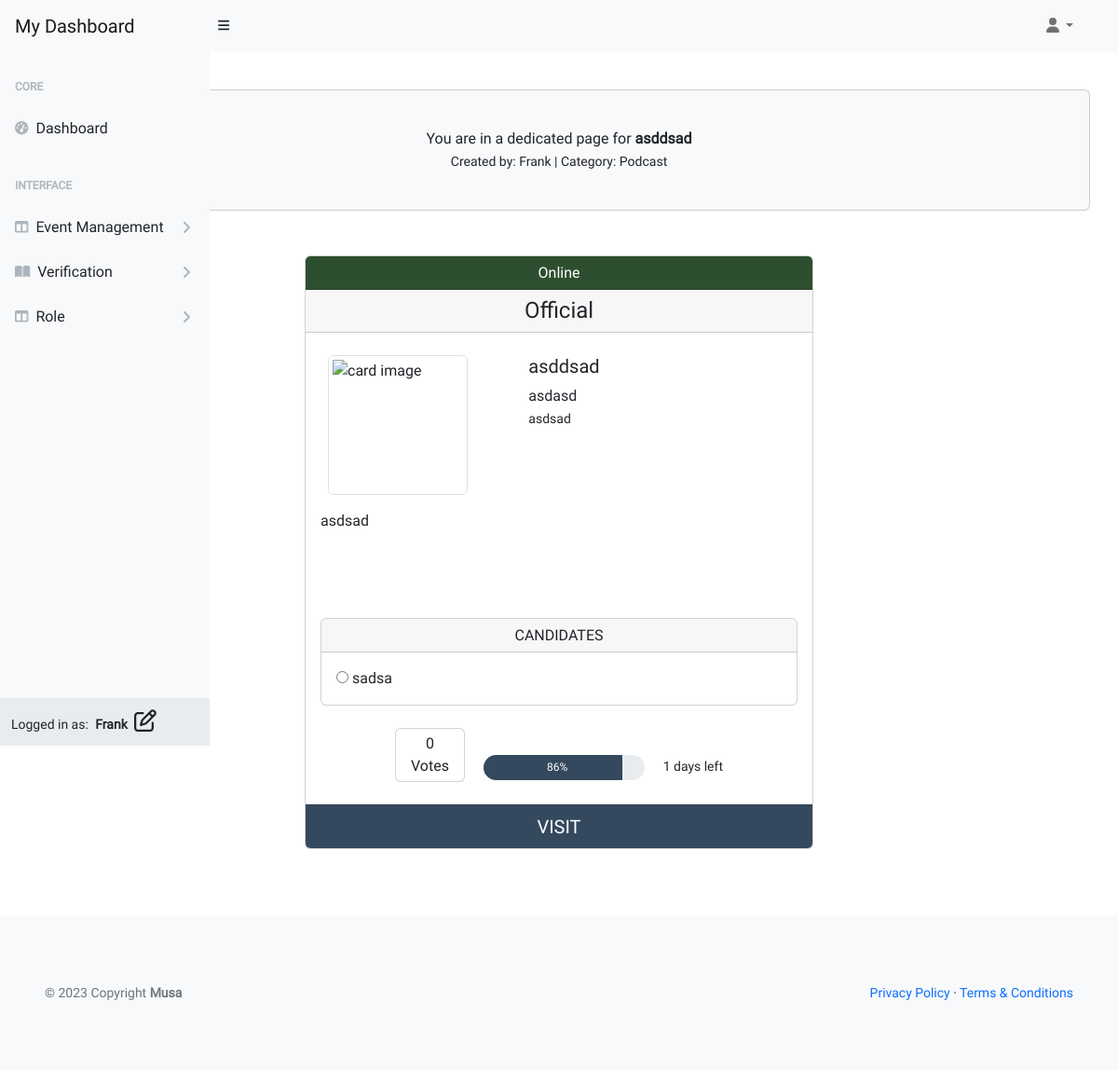
The app's page /user/single/asddsad/ (signed in), older data.
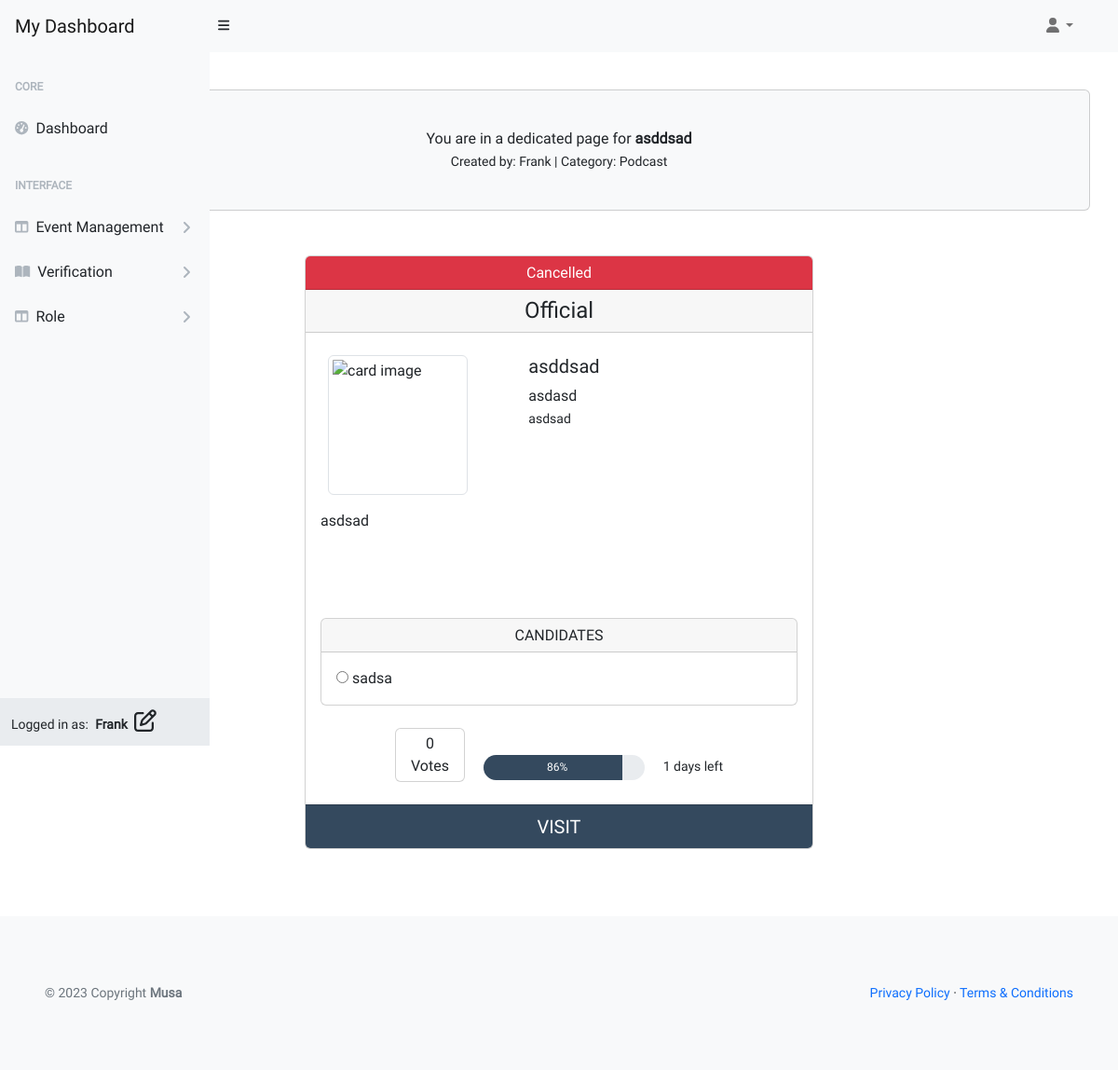
The same page, newer data.
### vote_management/models.py (models this page shows, shortened)
class VoteCard(models.Model):
    title = models.CharField(max_length=20, unique=True)
    slug = models.SlugField(max_length=200, unique=True)
    author = models.ForeignKey(
        'musa.UserProfile', on_delete=models.CASCADE, related_name="card_author")
    category = models.ForeignKey(
        Category, on_delete=models.CASCADE, related_name="categories")
    mission = models.CharField(max_length=20)
    location = models.CharField(max_length=20)
    description = models.TextField(max_length=258)
    expire = models.DateField()
    event_image = CloudinaryField('image', default='placeholder')
    vote_record = models.ManyToManyField('musa.UserProfile', through='VoteRecord',
                                         related_name='user_votes', blank=True)
    candidates = models.ManyToManyField('ElectedPerson', related_name='vote_cards',
                                        blank=True)
    status = models.IntegerField(choices=STATUS, default=0)
    excerpt = models.TextField(blank=True)
    type = models.IntegerField(choices=CARD_TYPE, default=0)
    created_on = models.DateField(auto_now_add=True)
    class Meta:
        ordering = ['-created_on']
    def number_of_votes(self):
        return self.vote_record.count()

class Category(models.Model):
    category_name = models.CharField(max_length=50, unique=True)
    class Meta:
        ordering = ['category_name']
        verbose_name_plural = "Categories"
    def __str__(self):
        return self.category_name

### musa/models.py (models this page shows)
class UserProfile(AbstractUser):
    verified = models.BooleanField(default=False)
    role = models.IntegerField(choices=ROLES, default=0)
    user_card = models.ManyToManyField(
        'vote_management.VoteCard', through='vote_management.VoteRecord', related_name='user_cards')
    class Meta:
        ordering = ['username']
    def __str__(self):
        return self.username

### vote_management/views.py (the view)
# urls.py: path('user/single/<slug:slug>/', UserSingleView.as_view(),
class UserSingleView(UserRequiredMixin, View):
    def get(self, request, slug, *args, **kwargs):
        queryset = VoteCard.objects.order_by('-created_on')
        event = get_object_or_404(queryset, slug=slug)
        candidates = event.candidates.all()
        now = timezone.now().date()
        total_duration = 0.01 + \
            (event.expire - event.created_on).days
        elapsed_time = (now - event.created_on).days
        event.progress = format(
            (elapsed_time / total_duration) * 100, '.0f')
        event.time_left = format(
            total_duration - elapsed_time, '.0f')
        if request.user.is_authenticated:
            has_voted = VoteRecord.objects.filter(
                voter=request.user, vote_card=event).exists()
        else:
            has_voted = False
        return render(request, "single_card_user.html",
                      {
                          "event": event,
                          "candidates": candidates,
                          "has_voted": has_voted,
                          "user_authenticated": request.user.is_authenticated
                      })

### user_profile/views.py (called while the page is built)
    def test_func(self):
        user_profile = self.request.user
        return user_profile.is_authenticated and (
            user_profile.role in [0, 1]
        )

### templates/backend/user-dashboard/single_card_user.html (shortened to what the changed rows need)
{% extends "backend/user-dashboard/base.html" %}
{% block content %}
<div class="container px-4 px-lg-0 mt-5">
    <div class="card bg-light my-5 py-4 text-center">
        <div class="card-body">
            <p class="m-0">You are in a dedicated page for <strong>{{ event.title }}
                </strong>
            </p>
            <small>Created by: {{ event.author }} | Category: {{ event.category }}</small>
        </div>
    </div>
    <div class="row gx-4 gx-lg-5 justify-content-center">
        <div class="col-md-6 mb-5">
            <div class="card h-100">
                {% if event.status == 1 or event.status == 3 %}
                <div class="card-header card-header-green text-center h6">{{ event.get_status_display }}</div>
                {% elif event.status == 2%}
                <div class="card-header bg-danger text-center text-white h6">{{ event.get_status_display }}</div>
                {% else %}
                <div class="card-header bg-warning text-center text-white h6">{{ event.get_status_display }}</div>
                {% endif %}
                <div class="card-header text-center h4">{{ event.get_type_display}}</div>
                <div class="card-body card-body-height pb-0">
                    <div class="row mt-2">
                        <div class="col-7 d-inline-block">
                            <span class="">
                                <h5 class="card-title">{{ event.title }}</h5>
                                <p class="mission my-0 fs-6"> {{ event.mission }}</p>
                                <small class="location my-0"> {{ event.location }}</small>
                            </span>
                        </div>
                    </div>
                    <div id="description-single" class="row mt-3">
                        <div class="col">
                            <p class="my-0">
                                {{ event.description|safe }}
                            </p>
                        </div>
                    </div>
                    <div class="row">
                        <div class="text-center my-4">
                            <span class="card d-inline-block">
                                <div class="card-body py-1 px-3 text-center">
                                    <span class="card-text">{{ event.number_of_votes }}<br> Votes</span>
                                </div>
                            </span>
                            <span class="d-inline-block px-3 progress-container">
                                <div class="progress">
                                    <div class="progress-bar" role="progressbar" style="width: {{ event.progress }}%"
                                        aria-valuenow="{{ event.progress }}" aria-valuemin="0" aria-valuemax="100">
                                        <span style="padding-left: 10px;">{{ event.progress }}%</span>
                                    </div>
                                </div>
                            </span>
                            <small>{{ event.time_left }} days left</small>
                        </div>
                    </div>
                </div>
                <a href="{% url 'card_single' event.slug %}" class="card-footer text-center fs-5">VISIT</a>
            </div>
        </div>
    </div>
</div>
{% endblock content %}

Row changes from the older to the newer data that the page shows:
changed VoteCard "Official": status "Online" → "Cancelled"
